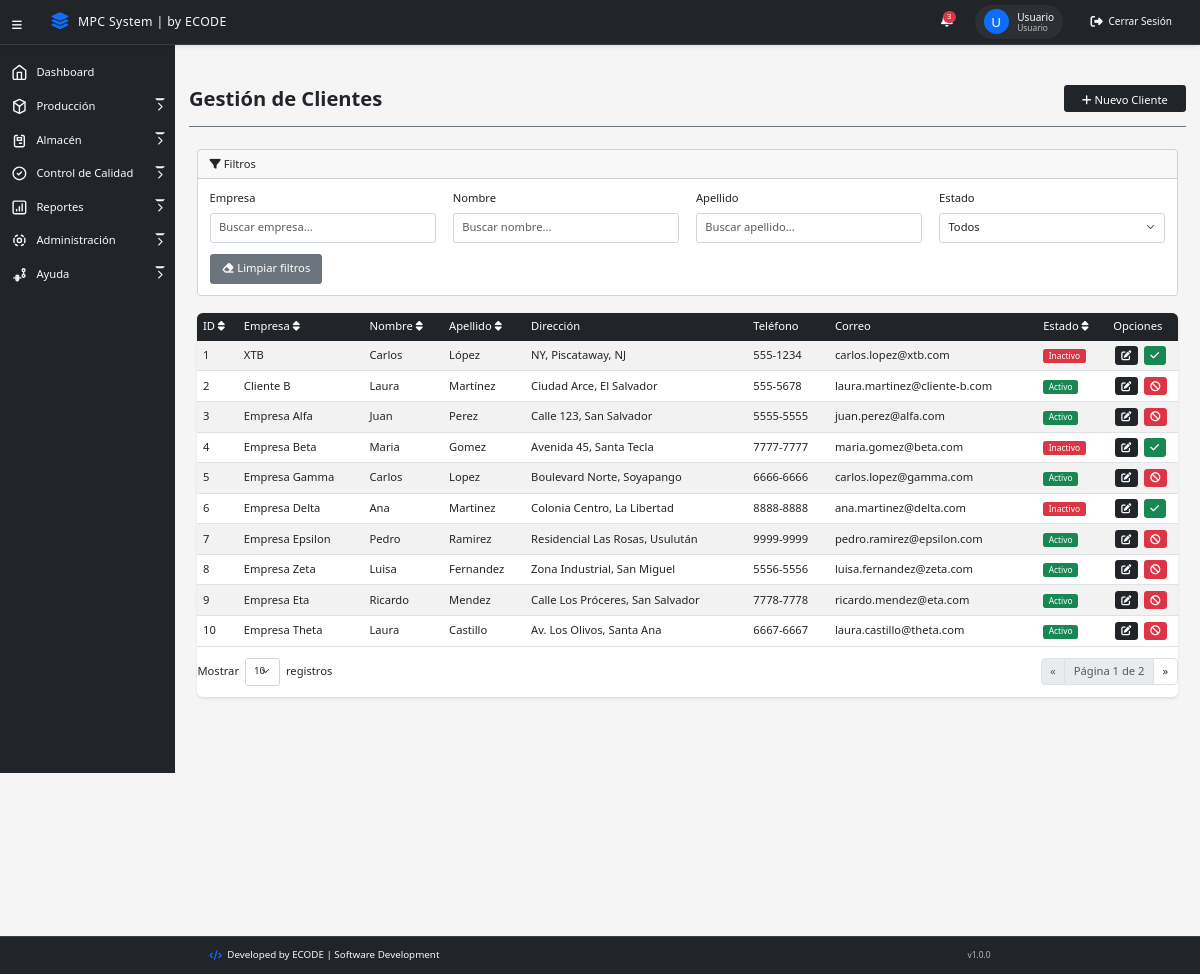
The app's page /views/clientes.php (signed in), older data.
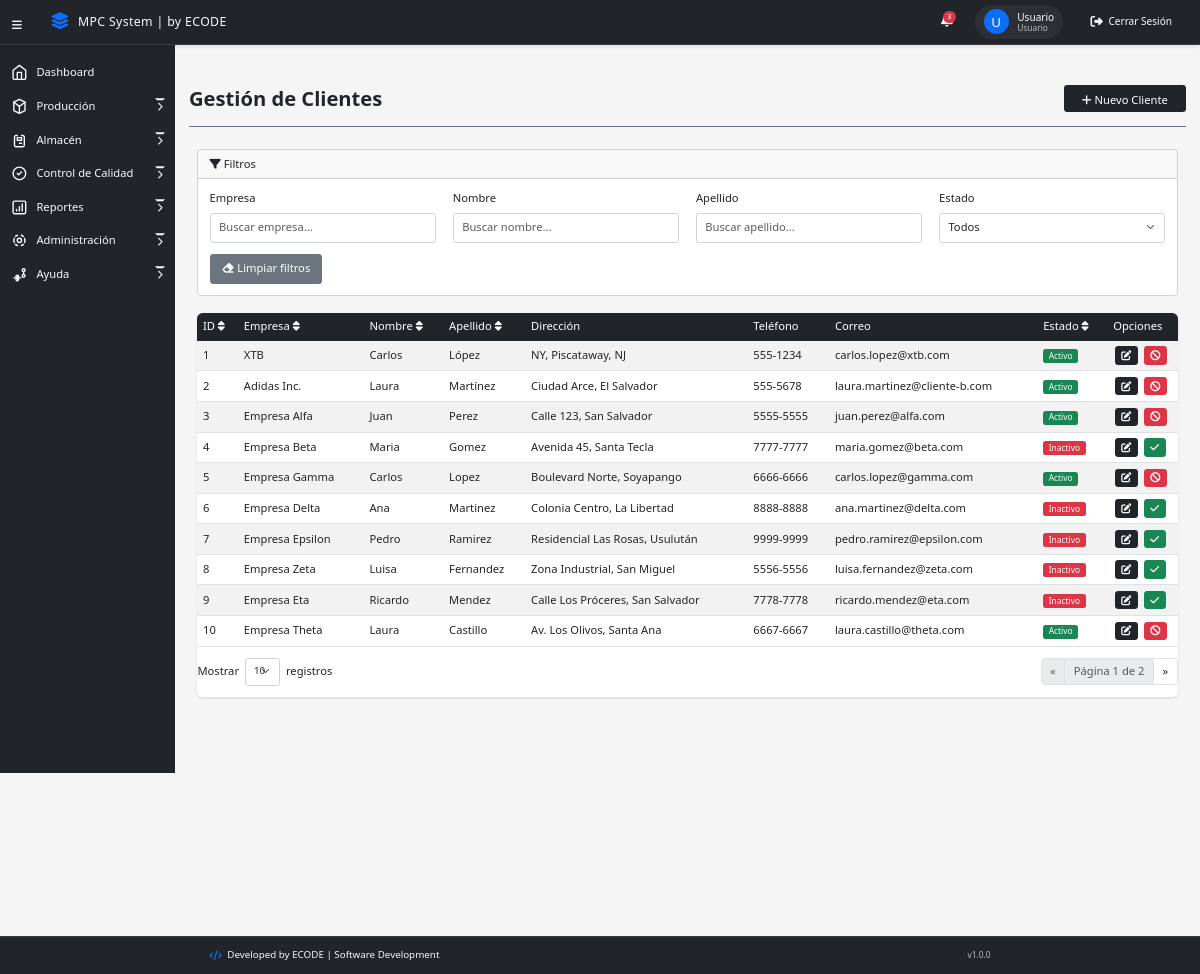
The same page, newer data.
### tables this page shows
CREATE TABLE `clientes` (
  `id` int(11) NOT NULL,
  `cliente_empresa` varchar(50) NOT NULL,
  `cliente_nombre` varchar(50) NOT NULL,
  `cliente_apellido` varchar(50) NOT NULL,
  `cliente_direccion` text DEFAULT NULL,
  `cliente_telefono` varchar(20) DEFAULT NULL,
  `cliente_correo` varchar(100) DEFAULT NULL,
  `estado` enum('Activo','Inactivo') NOT NULL DEFAULT 'Activo'
);

### models/Cliente.php (called while the page is built, shortened)
<?php
require_once __DIR__ . '/../config/database.php';
class Cliente {
    private $conn;
    private $table_name = "clientes";
    public function __construct() {
        $database = new Database();
        $this->conn = $database->getConnection();
    }
    public function getAll() {
        $query = "SELECT
                    id,
                    cliente_empresa,
                    cliente_nombre,
                    cliente_apellido,
                    cliente_direccion,
                    cliente_telefono,
                    cliente_correo,
                    CASE WHEN estado IS NULL THEN 'Activo' ELSE estado END as estado
                FROM " . $this->table_name;
        try {
            $stmt = $this->conn->prepare($query);
            $stmt->execute();
            $result = $stmt->fetchAll(PDO::FETCH_ASSOC);
            return $result;
        } catch (PDOException $e) {
            error_log("Error en getAll: " . $e->getMessage());
            if (strpos($e->getMessage(), "Unknown column 'estado'") !== false) {
                $query = "SELECT
                            id,
                            cliente_empresa,
                            cliente_nombre,
                            cliente_apellido,
                            cliente_direccion,
                            cliente_telefono,
                            cliente_correo
                        FROM " . $this->table_name;
                $stmt = $this->conn->prepare($query);
                $stmt->execute();
                $result = $stmt->fetchAll(PDO::FETCH_ASSOC);
                foreach ($result as &$row) {
                    $row['estado'] = 'Activo';
                }
                return $result;
            }
            throw $e;
        }
    }
}

### config/database.php (called while the page is built, shortened)
<?php
class Database {
    private $host = "localhost";
    private $database_name = "minlex_elsalvador";
    private $username = "root";
    private $password = "";
    private $port = 3306;
    public function getConnection() {
        $this->conn = null;
        try {
            try {
                $this->conn = new PDO(
                    "mysql:unix_socket=/opt/lampp/var/mysql/mysql.sock;dbname=" . $this->database_name,
                    $this->username,
                    $this->password
                );
            } catch (PDOException $e) {
                $this->conn = new PDO(
                    "mysql:host=" . $this->host . ";port=" . $this->port . ";dbname=" . $this->database_name,
                    $this->username,
                    $this->password
                );
            }
            $this->conn->setAttribute(PDO::ATTR_ERRMODE, PDO::ERRMODE_EXCEPTION);
            $this->conn->setAttribute(PDO::ATTR_DEFAULT_FETCH_MODE, PDO::FETCH_ASSOC);
            $this->conn->exec("SET NAMES utf8");
            return $this->conn;
        } catch (PDOException $exception) {
            error_log("Error de conexión a la base de datos: " . $exception->getMessage());
            throw new Exception("Error de conexión a la base de datos. Por favor verifica que XAMPP esté corriendo.");
        }
    }
}
?>

### controllers/ClienteController.php (called while the page is built, shortened)
<?php
require_once __DIR__ . '/../models/Cliente.php';
class ClienteController {
    private $cliente;
    public function __construct() {
        $this->cliente = new Cliente();
    }
    public function getClientes() {
        try {
            return $this->cliente->getAll();
        } catch (Exception $e) {
            error_log("Error al obtener clientes: " . $e->getMessage());
            return null;
        }
    }
}

### views/clientes.php (the view, shortened to what the changed rows need)
<?php
require_once '../controllers/ClienteController.php';
$clienteController = new ClienteController();
$clientes = $clienteController->getClientes() ?? [];
?>
<!DOCTYPE html>
<html lang="es">
<head>
    <link href="https://cdn.jsdelivr.net/npm/bootstrap@5.3.0/dist/css/bootstrap.min.css" rel="stylesheet">
    <link rel="stylesheet" href="https://cdnjs.cloudflare.com/ajax/libs/font-awesome/6.5.1/css/all.min.css">
    <link rel="stylesheet" href="../css/style_main.css">
</head>
<body>
    <?php include '../components/menu_lateral.php'; ?>
    <main>
        <div class="titulo-vista">
            <h1><strong>Gestión de Clientes</strong></h1>
        </div>
        <div class="container-fluid">
            <div class="table-responsive">
                <table class="table table-striped table-hover" id="tabla-clientes">
                    <thead>
                        <tr>
                            <th class="sortable" data-column="id">ID <i class="fas fa-sort"></i></th>
                            <th class="sortable" data-column="empresa">Empresa <i class="fas fa-sort"></i></th>
                            <th class="sortable" data-column="nombre">Nombre <i class="fas fa-sort"></i></th>
                            <th class="sortable" data-column="apellido">Apellido <i class="fas fa-sort"></i></th>
                            <th>Dirección</th>
                            <th>Teléfono</th>
                            <th>Correo</th>
                            <th class="sortable" data-column="estado">Estado <i class="fas fa-sort"></i></th>
                            <th>Opciones</th>
                        </tr>
                    </thead>
                    <tbody>
                        <?php if (!empty($clientes)): ?>
                            <?php foreach ($clientes as $cliente): ?>
                                <tr>
                                    <td><?php echo htmlspecialchars($cliente['id']); ?></td>
                                    <td><?php echo htmlspecialchars($cliente['cliente_empresa']); ?></td>
                                    <td><?php echo htmlspecialchars($cliente['cliente_nombre']); ?></td>
                                    <td><?php echo htmlspecialchars($cliente['cliente_apellido']); ?></td>
                                    <td><?php echo htmlspecialchars($cliente['cliente_direccion'] ?? ''); ?></td>
                                    <td><?php echo htmlspecialchars($cliente['cliente_telefono'] ?? ''); ?></td>
                                    <td><?php echo htmlspecialchars($cliente['cliente_correo'] ?? ''); ?></td>
                                    <td>
                                        <span class="badge <?php echo (isset($cliente['estado']) && $cliente['estado'] == 'Inactivo') ? 'bg-danger' : 'bg-success'; ?>">
                                            <?php echo htmlspecialchars(isset($cliente['estado']) ? $cliente['estado'] : 'Activo'); ?>
                                        </span>
                                    </td>
                                    <td>
                                        <button type="button" class="btn btn-dark btn-sm editar-cliente" data-bs-toggle="modal"
                                                data-bs-target="#editarClienteModal"
                                                data-id="<?php echo htmlspecialchars($cliente['id']); ?>"
                                                data-empresa="<?php echo htmlspecialchars($cliente['cliente_empresa']); ?>"
                                                data-nombre="<?php echo htmlspecialchars($cliente['cliente_nombre']); ?>"
                                                data-apellido="<?php echo htmlspecialchars($cliente['cliente_apellido']); ?>"
                                                data-direccion="<?php echo htmlspecialchars($cliente['cliente_direccion'] ?? ''); ?>"
                                                data-telefono="<?php echo htmlspecialchars($cliente['cliente_telefono'] ?? ''); ?>"
                                                data-correo="<?php echo htmlspecialchars($cliente['cliente_correo'] ?? ''); ?>">
                                            <i class="fas fa-edit"></i>
                                        </button>
                                        <button type="button" class="btn <?php echo (isset($cliente['estado']) && $cliente['estado'] == 'Inactivo') ? 'btn-success' : 'btn-danger'; ?> btn-sm toggle-status"
                                                data-bs-toggle="modal"
                                                data-bs-target="#confirmStatusModal"
                                                data-id="<?php echo htmlspecialchars($cliente['id']); ?>"
                                                data-estado="<?php echo (isset($cliente['estado']) && $cliente['estado'] == 'Inactivo') ? 'Activo' : 'Inactivo'; ?>">
                                            <i class="fas <?php echo (isset($cliente['estado']) && $cliente['estado'] == 'Inactivo') ? 'fa-check' : 'fa-ban'; ?>"></i>
                                        </button>
                                    </td>
                                </tr>
                            <?php endforeach; ?>
                        <?php else: ?>
                            <tr>
                                <td colspan="9" class="text-center">No se encontraron clientes</td>
                            </tr>
                        <?php endif; ?>
                    </tbody>
                </table>
            </div>
        </div>
    </main>
</body>
</html>

Row changes from the older to the newer data that the page shows:
changed clientes "XTB": estado "Inactivo" → "Activo"
changed clientes "Martínez": cliente_empresa "Cliente B" → "Adidas Inc."
changed clientes "Empresa Epsilon": estado "Activo" → "Inactivo"
changed clientes "Empresa Zeta": estado "Activo" → "Inactivo"
changed clientes "Empresa Eta": estado "Activo" → "Inactivo"
